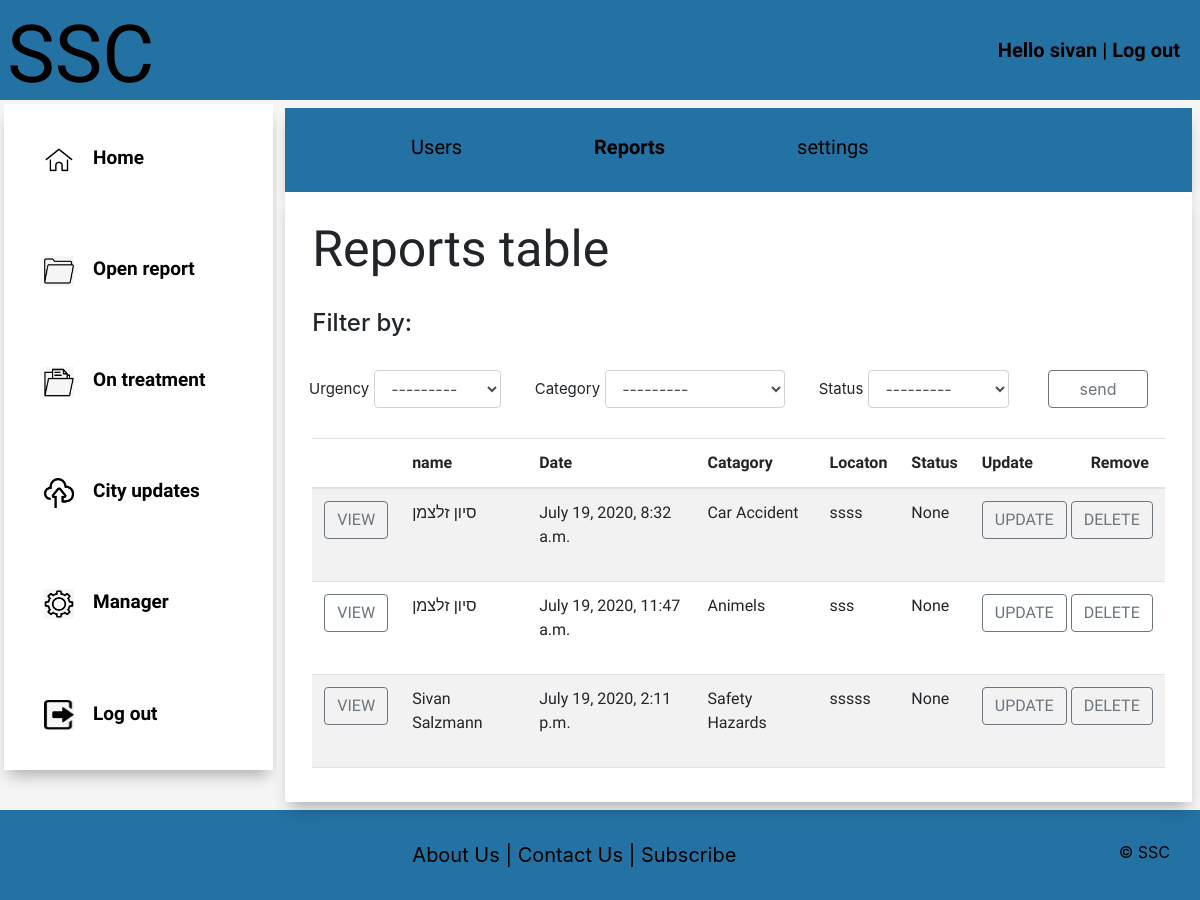
/manage_reports/ (signed in), run on the app's committed database.
### accounts/models.py (models this page shows, shortened)
class Report(models.Model):
    STATUS =(
                ('Waiting','Waiting'),
                ('onTretamant', 'onTretamant'),
                ('Done','Done'),
            )
    CATEGORY = (
                     ('Animels','Animels'),
                     ('Safety Hazards','Safety Hazards'),
                     ('Car Accident','Car Accident'),
                     ('Signpost Damage','Signpost Damage'),
                     ('Weather Damage','Weather Damage'),
                     ('Other','Other'),
                )
    URGENCY =   (    ('Immediate', 'Immediate'),
                     ('Medium','Medium'),
                     ('Not urgent','Not urgent'),
                )
    publication_date = models.DateTimeField(auto_now_add=True, null=True)
    name = models.CharField(max_length=200, null=True)
    urgency = models.CharField(max_length=200,null=True, choices=URGENCY)
    customer = models.ForeignKey(Customer, null=True, on_delete=models.SET_NULL)
    category = models.CharField(max_length=200,null=True, choices=CATEGORY)
    location = models.CharField(max_length=200,null=True)
    details = models.TextField(max_length=200, null=True, blank=True)
    status = models.CharField(max_length=200,null=True, choices=STATUS)

### accounts/decorators.py (the view)
		def wrapper_func(request, *args, **kwargs):
			group = None
			if request.user.groups.exists():
				group = request.user.groups.all()[0].name
			if group in allowed_roles:
				return view_func(request, *args, **kwargs)
			else:
				return HttpResponse('You are not authorized to view this page')

### accounts/views.py (called while the page is built)
@login_required(login_url='login')
@allowed_users(allowed_roles=['admin'])
def manage_reports(request):
    reports = Report.objects.all()
    myFilter = reportFilter(request.GET, queryset=reports)
    reports = myFilter.qs
    Waiting = reports.filter(status='Waiting').count()
    onTretamant = reports.filter(status='onTretamant').count()
    Done = reports.filter(status='Done').count()
    context = {'reports':reports, 'Waiting':Waiting,
    'onTretamant':onTretamant, 'Done':Done, 'MyFilter':myFilter}
    return render(request, 'accounts/manager_reports.html', context)

### accounts/templates/accounts/manager_reports.html (shortened to what this page needs)
{% load static %}
{% load crispy_forms_tags %}
<!DOCTYPE html>
<html>
<head>
    <link rel="stylesheet" href=" {% static 'accounts/includes/style.css' %}"/>
    <link rel="stylesheet" href="https://stackpath.bootstrapcdn.com/bootstrap/4.5.0/css/bootstrap.min.css">
    <link rel="stylesheet" href="https://cdnjs.cloudflare.com/ajax/libs/font-awesome/4.7.0/css/font-awesome.min.css">
    <link rel="stylesheet" href="https://maxcdn.bootstrapcdn.com/bootstrap/4.0.0/css/bootstrap.min.css">
</head>
<body>
<header class="headerPage">
    <a href="{% url 'home' %}"><h1 class="main">SSC</h1></a>
    <div class="logInPage">Hello {{request.user}}  |  <a href="{% url 'logout' %}">Log out</a></div>
</header>
<div id="wrapper">
    <main>
        <div class="d-flex flex-row">
            <div class="p-1">
                <div id=menu>
                    <ul>
                        <li><img src="{% static 'accounts/images/home.png'%}" alt=""><a href="{% url 'home' %}">Home</a></li>
                        <li><img src="{% static 'accounts/images/open.png'%}" alt=""><a href="{% url 'form' %}">Open report</a></li>
                        <li><img src="{% static 'accounts/images/on.png'%}" alt=""><a href="{% url 'private' %}">On treatment</a></li>
                        <li><img src="{% static 'accounts/images/Update.png'%}" alt=""><a href="#">City updates</a></li>
                        <li><img src="{% static 'accounts/images/settings.png'%}" alt=""><a href="{% url 'manage_users'%}">Manager</a></li>
                        <li><img src="{% static 'accounts/images/logout.jpg'%}" alt=""><a href="{% url 'logout' %}">Log out</a></li>
                    </ul>
                </div>
            </div>
            <div class="p-2">
                <nav class="topnav">
                    <ul>
                        <li><a href="{% url 'manage_users' %}">Users</a></li>
                        <li><a href="#"><b>Reports</b></a></li>
                        <li><a href="#">settings</a></li>
                    </ul>
                </nav>
                <section id="forms">
                    <h1>Reports table</h1>
                    <div class="formUsers">
                    <h4>Filter by:</h4> <br>
                        <form method="GET" class="form-inline">
                            {{MyFilter.form|crispy}}
                            <input type="submit" name="submit" value="send" id="next"  class="btn btn-outline-secondary">
                        </form>
                    </div>
                    <div class="table-wrapper-scroll-y my-custom-scrollbar">
                        <table class="table table-striped mb-0">
                            <thead>
                            <tr>
                                <th class="viewBut"></th>
                                <th scope="col" class="nameUsr">name</th>
                                <th scope="col" class="Date">Date</th>
                                <th scope="col">Catagory</th>
                                <th scope="col">Locaton</th>
                                <th scope="col">Status</th>
                                <th scope="col">Update</th>
                                <th scope="col">Remove</th>
                            </tr>
                            </thead>
                            <tbody>
                            {% for report in reports %}
                            <tr>
                                <td class="viewBut"><a href="{% url 'progress' report.id %}">
                                    <button type="button" class="btn btn-outline-secondary">VIEW</button>
                                </a></td>
                                <td class="nameUsr">{{report.name}}</td>
                                <td class="Date">{{report.publication_date}}</td>
                                <td>{{report.category}}</td>
                                <td>{{report.location}}</td>
                                <td>{{report.status}}</td>
                                <td><a href="{% url 'update' report.id %}">
                                    <button type="button" class="btn btn-outline-secondary">UPDATE</button>
                                </a></td>
                                <td><form action="{% url 'delete' report.id %}" method="POST">
                                    <button type="submit" class="btn btn-outline-secondary">DELETE</button>
                                </form></td>
                            </tr>
                            {% endfor %}
                            </tbody>
                        </table>
                    </div>
                </section>
            </div>
        </div>
    </main>
    <footer>
        <a href="#">About Us | </a>
        <a href="#">Contact Us | </a>
        <a href="#">Subscribe </a>
        <p>&copy; SSC<p>
    </footer>
</div>
</body>
</html>

### accounts/static/accounts/includes/style.css (style rules this page uses)
* { margin: 0; padding: 0; box-sizing: border-box; }
header, main, footer, nav, aside, section, div { display: block; }
a { text-decoration: none; color: black; }
td a { text-decoration: none; color: black; font-weight: bold; }
body { width: 100%; height: auto; font-family: 'Actor', sans-serif; }
main { background-color: #EAF2F8; }
footer { background-color: #2471A3; padding: 30px; text-align: center; }
footer a { text-decoration: none; color: black; font-size: 20px; }
footer p { float: right; color: black; }
.p-1 #menu ul { display: inherit; }
.p-1 #menu ul li { padding: 14.92%; }
.p-1 #menu ul li img { width: 30px; height: 30px; }
.p-1 #menu ul li a { font-size: 19px; text-decoration: none; color: black; font-weight: bold; }
.p-2 .topnav ul li a { font-size: 20px; margin-left: 60px; margin-top: 10px; }
.p-2 .topnav ul { display: inline-flex; }
.p-1 { width: 300px; background-color: whitesmoke; }
.p-2 { width: 1000px; background-color: whitesmoke; }
.p-1 a { padding: 10%; }
.p-2 .topnav { background-color: #2471A3; box-shadow: 0px 10px 15px -5px rgba(0, 0, 0, 0.3); }
#menu { background-color:white; font-family: 'Actor', sans-serif; box-shadow: 0px 10px 15px -5px rgba(0, 0, 0, 0.3); }
#menu li { list-style-type:none; }
#forms { height: 610px; background-color: white; display: flex; flex-direction: column; padding: 3%; box-shadow: 0px 10px 15px -5px rgba(0, 0, 0, 0.3); }
#forms h1 { font-family: 'Actor', sans-serif; font-size: 50px; margin-bottom: 30px; }
table { font-family: 'Actor', sans-serif; }
.headerPage a h1 { font-size: 60px; padding: 5%; font-family: 'Kite One', sans-serif; color: black; }
.headerPage { width: 100%; height: 100px; display: flex; background-color: #2471A3; }
.topnav { overflow: hidden; font-family: 'Actor', sans-serif; }
.topnav ul { display: inline-flex; list-style-type: none; margin-left: 30px; }
nav a { float: left; color: black; padding: 14px 36px; font-size: 20px; }
.headerPage .logInPage { font-weight:bold; font-size:20px; position:absolute; right: 20px; top: 35px; font-family: 'Actor', sans-serif; color:black; }
form { font-size: 15px; padding-left: 40px; }
#forms form { justify-content: space-around; margin-left: -60px; font-size: 15px; margin-bottom: 30px; }
#forms form input { margin-left: 5px; }
#forms form select { margin-left: 5px; }
#forms form input[type=submit] { width: 100px; }
.my-custom-scrollbar { position: relative; height: 400px; overflow: auto; }
.table-wrapper-scroll-y { display: block; }
.logInPage a, .haveAccount a { color:black; }
.headerPage a .main { font-size:80px; }

### data on the page
Report: name "סיון זלצמן", publication_date "July 19, 2020, 8:32 a.m.", category "Car Accident", location "ssss", status "None"
Report: name "סיון זלצמן", publication_date "July 19, 2020, 11:47 a.m.", category "Animels", location "sss", status "None"
Report: name "Sivan Salzmann", publication_date "July 19, 2020, 2:11 p.m.", category "Safety Hazards", location "sssss", status "None"

### other printed values
{{ request.user }} "sivan"
